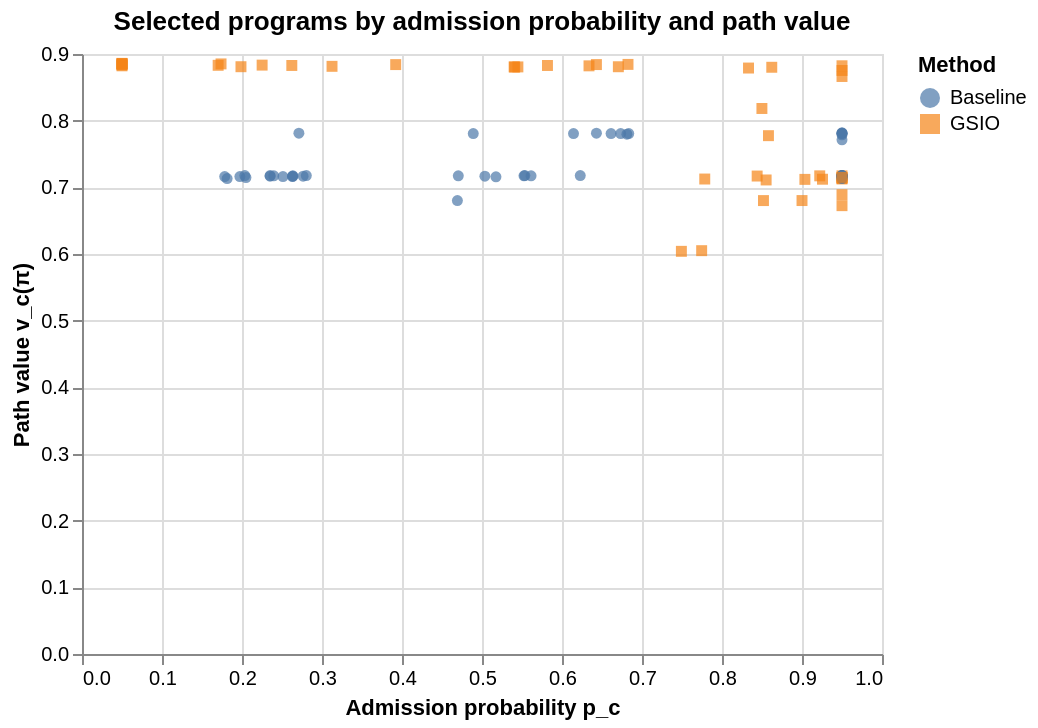

Write the Vega-Lite specification saved for this chart.
### Vega-Lite specification from a JSON file in a GitHub repository (floating-point values rounded to 4 significant figures)
{"$schema": "https://vega.github.io/schema/vega-lite/v5.json", "title": "Selected programs by admission probability and path value", "width": 400, "height": 300, "data": {"values": [{"probability": 0.05, "value": 0.8844, "method": "GSIO", "selected": true}, {"probability": 0.05, "value": 0.8854, "method": "GSIO", "selected": true}, {"probability": 0.05, "value": 0.886, "method": "GSIO", "selected": true}, {"probability": 0.05, "value": 0.8855, "method": "GSIO", "selected": true}, {"probability": 0.05, "value": 0.8823, "method": "GSIO", "selected": true}, {"probability": 0.05, "value": 0.8836, "method": "GSIO", "selected": true}, {"probability": 0.1702, "value": 0.883, "method": "GSIO", "selected": true}, {"probability": 0.1738, "value": 0.8851, "method": "GSIO", "selected": true}, {"probability": 0.1784, "value": 0.7162, "method": "Baseline", "selected": true}, {"probability": 0.1814, "value": 0.7132, "method": "Baseline", "selected": true}, {"probability": 0.1973, "value": 0.7162, "method": "Baseline", "selected": true}, {"probability": 0.1987, "value": 0.8809, "method": "GSIO", "selected": true}, {"probability": 0.2036, "value": 0.7177, "method": "Baseline", "selected": true}, {"probability": 0.2049, "value": 0.7147, "method": "Baseline", "selected": true}, {"probability": 0.2252, "value": 0.8833, "method": "GSIO", "selected": true}, {"probability": 0.2351, "value": 0.7167, "method": "Baseline", "selected": true}, {"probability": 0.2351, "value": 0.7177, "method": "Baseline", "selected": true}, {"probability": 0.2397, "value": 0.7172, "method": "Baseline", "selected": true}, {"probability": 0.2512, "value": 0.7162, "method": "Baseline", "selected": true}, {"probability": 0.2623, "value": 0.8828, "method": "GSIO", "selected": true}, {"probability": 0.2631, "value": 0.7162, "method": "Baseline", "selected": true}, {"probability": 0.2635, "value": 0.7167, "method": "Baseline", "selected": true}, {"probability": 0.2635, "value": 0.7172, "method": "Baseline", "selected": true}, {"probability": 0.2711, "value": 0.7812, "method": "Baseline", "selected": true}, {"probability": 0.2764, "value": 0.7167, "method": "Baseline", "selected": true}, {"probability": 0.2804, "value": 0.7177, "method": "Baseline", "selected": true}, {"probability": 0.3125, "value": 0.8815, "method": "GSIO", "selected": true}, {"probability": 0.3921, "value": 0.8841, "method": "GSIO", "selected": true}, {"probability": 0.4693, "value": 0.6802, "method": "Baseline", "selected": true}, {"probability": 0.4704, "value": 0.7172, "method": "Baseline", "selected": true}, {"probability": 0.4891, "value": 0.7807, "method": "Baseline", "selected": true}, {"probability": 0.5036, "value": 0.7167, "method": "Baseline", "selected": true}, {"probability": 0.5174, "value": 0.7157, "method": "Baseline", "selected": true}, {"probability": 0.5402, "value": 0.8806, "method": "GSIO", "selected": true}, {"probability": 0.5408, "value": 0.8804, "method": "GSIO", "selected": true}, {"probability": 0.5449, "value": 0.8806, "method": "GSIO", "selected": true}, {"probability": 0.5525, "value": 0.7172, "method": "Baseline", "selected": true}, {"probability": 0.5536, "value": 0.7177, "method": "Baseline", "selected": true}, {"probability": 0.5613, "value": 0.7172, "method": "Baseline", "selected": true}, {"probability": 0.5818, "value": 0.8828, "method": "GSIO", "selected": true}, {"probability": 0.6144, "value": 0.7807, "method": "Baseline", "selected": true}, {"probability": 0.6228, "value": 0.7177, "method": "Baseline", "selected": true}, {"probability": 0.6338, "value": 0.8822, "method": "GSIO", "selected": true}, {"probability": 0.643, "value": 0.7812, "method": "Baseline", "selected": true}, {"probability": 0.643, "value": 0.8841, "method": "GSIO", "selected": true}, {"probability": 0.6613, "value": 0.7807, "method": "Baseline", "selected": true}, {"probability": 0.6704, "value": 0.8809, "method": "GSIO", "selected": true}, {"probability": 0.6734, "value": 0.7807, "method": "Baseline", "selected": true}, {"probability": 0.6811, "value": 0.7797, "method": "Baseline", "selected": true}, {"probability": 0.6825, "value": 0.8844, "method": "GSIO", "selected": true}, {"probability": 0.6835, "value": 0.7807, "method": "Baseline", "selected": true}, {"probability": 0.7492, "value": 0.604, "method": "GSIO", "selected": true}, {"probability": 0.7746, "value": 0.605, "method": "GSIO", "selected": true}, {"probability": 0.7784, "value": 0.7125, "method": "GSIO", "selected": true}, {"probability": 0.8331, "value": 0.8789, "method": "GSIO", "selected": true}, {"probability": 0.8439, "value": 0.7169, "method": "GSIO", "selected": true}, {"probability": 0.8499, "value": 0.8183, "method": "GSIO", "selected": true}, {"probability": 0.8518, "value": 0.6801, "method": "GSIO", "selected": true}, {"probability": 0.8552, "value": 0.7111, "method": "GSIO", "selected": true}, {"probability": 0.8581, "value": 0.7775, "method": "GSIO", "selected": true}, {"probability": 0.8622, "value": 0.8801, "method": "GSIO", "selected": true}, {"probability": 0.9, "value": 0.6802, "method": "GSIO", "selected": true}, {"probability": 0.9036, "value": 0.7119, "method": "GSIO", "selected": true}, {"probability": 0.9222, "value": 0.7172, "method": "GSIO", "selected": true}, {"probability": 0.9256, "value": 0.7122, "method": "GSIO", "selected": true}, {"probability": 0.95, "value": 0.713, "method": "GSIO", "selected": true}, {"probability": 0.95, "value": 0.6725, "method": "GSIO", "selected": true}, {"probability": 0.95, "value": 0.7172, "method": "Baseline", "selected": true}, {"probability": 0.95, "value": 0.7812, "method": "Baseline", "selected": true}, {"probability": 0.95, "value": 0.689, "method": "GSIO", "selected": true}, {"probability": 0.95, "value": 0.7127, "method": "GSIO", "selected": true}, {"probability": 0.95, "value": 0.7172, "method": "GSIO", "selected": true}, {"probability": 0.95, "value": 0.7172, "method": "Baseline", "selected": true}, {"probability": 0.95, "value": 0.7149, "method": "GSIO", "selected": true}, {"probability": 0.95, "value": 0.7177, "method": "Baseline", "selected": true}, {"probability": 0.95, "value": 0.7172, "method": "Baseline", "selected": true}, {"probability": 0.95, "value": 0.7712, "method": "Baseline", "selected": true}, {"probability": 0.95, "value": 0.7807, "method": "Baseline", "selected": true}, {"probability": 0.95, "value": 0.7812, "method": "Baseline", "selected": true}, {"probability": 0.95, "value": 0.8823, "method": "GSIO", "selected": true}, {"probability": 0.95, "value": 0.7177, "method": "Baseline", "selected": true}, {"probability": 0.95, "value": 0.7177, "method": "Baseline", "selected": true}, {"probability": 0.95, "value": 0.7142, "method": "Baseline", "selected": true}, {"probability": 0.95, "value": 0.7132, "method": "Baseline", "selected": true}, {"probability": 0.95, "value": 0.7787, "method": "Baseline", "selected": true}, {"probability": 0.95, "value": 0.8753, "method": "GSIO", "selected": true}, {"probability": 0.95, "value": 0.7167, "method": "Baseline", "selected": true}, {"probability": 0.95, "value": 0.7149, "method": "GSIO", "selected": true}, {"probability": 0.95, "value": 0.7817, "method": "Baseline", "selected": true}, {"probability": 0.95, "value": 0.8663, "method": "GSIO", "selected": true}]}, "mark": {"type": "point", "filled": true, "opacity": 0.7}, "encoding": {"x": {"field": "probability", "type": "quantitative", "title": "Admission probability p_c"}, "y": {"field": "value", "type": "quantitative", "title": "Path value v_c(π)"}, "color": {"field": "method", "type": "nominal", "title": "Method"}, "shape": {"field": "method", "type": "nominal"}}}
